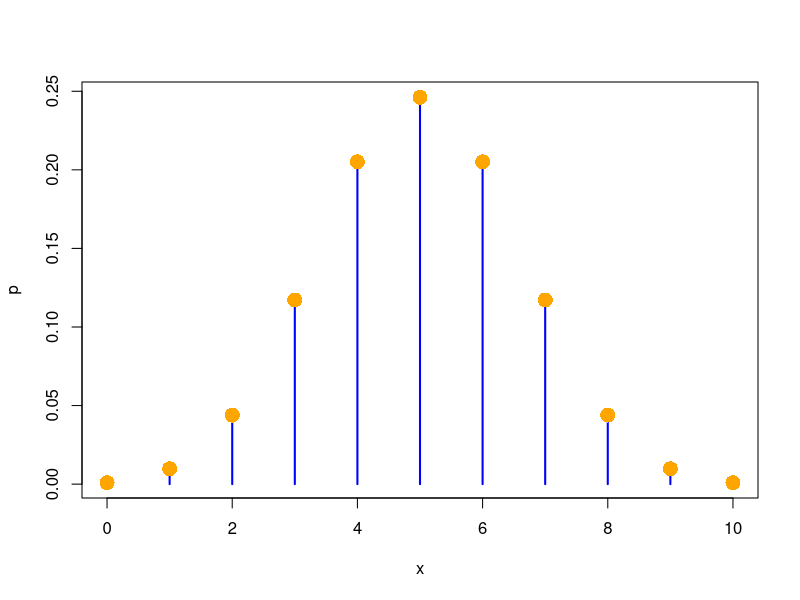
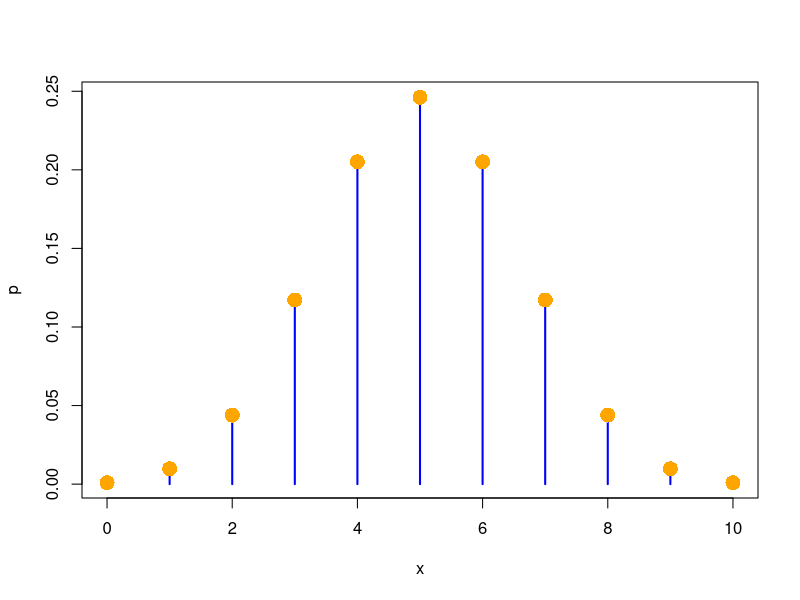
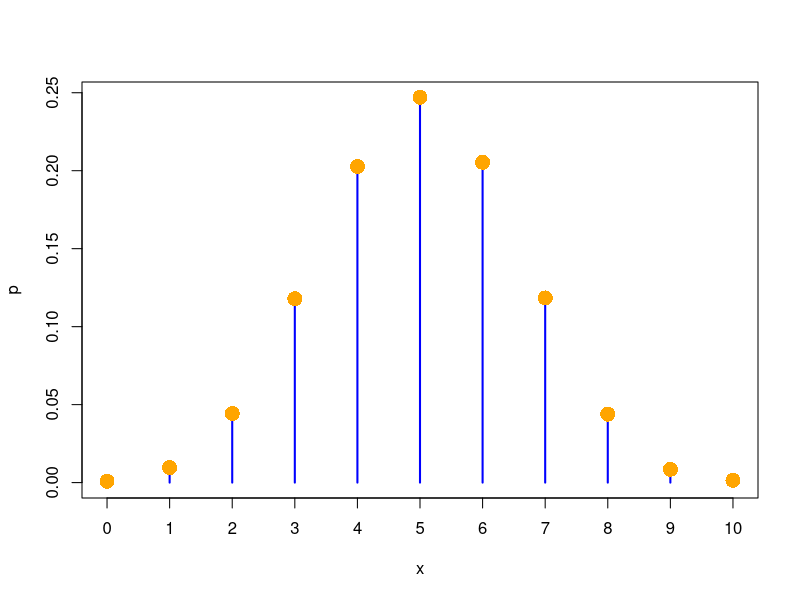
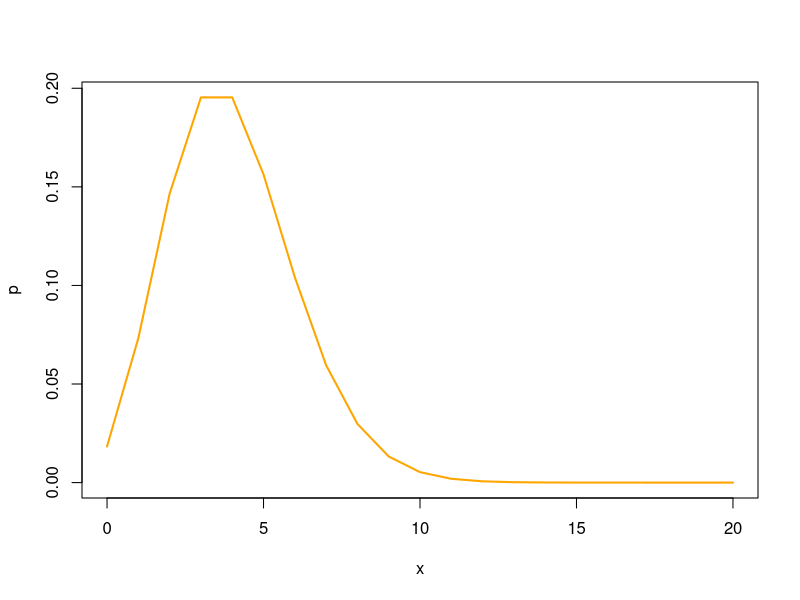
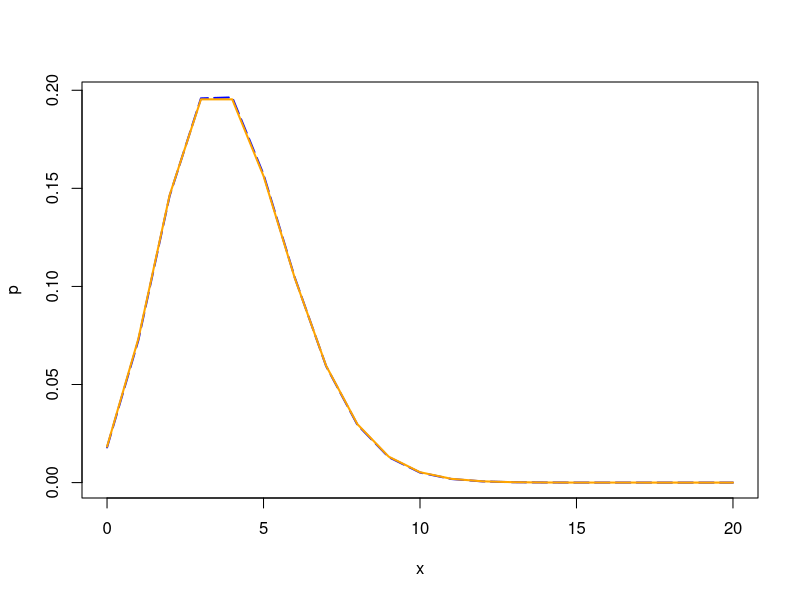
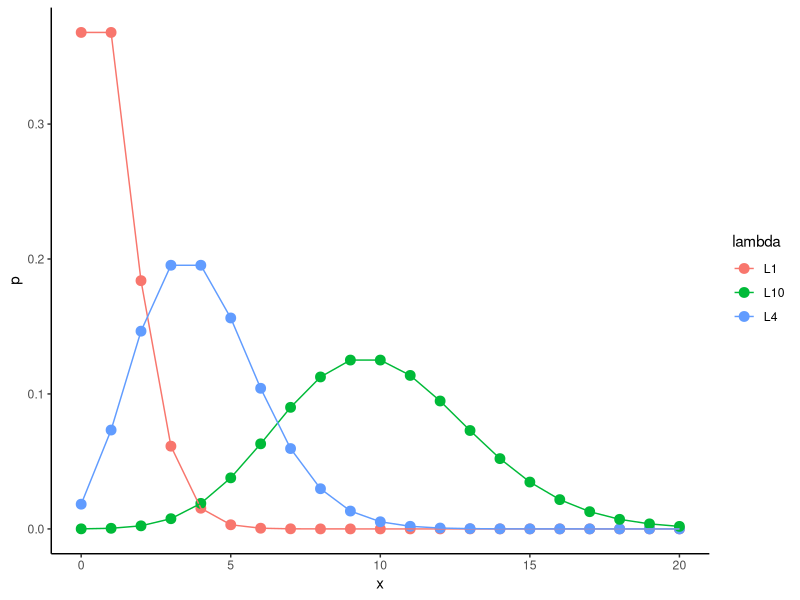

Write R code to recreate these figures, in order.
## ---- chunk 1
knitr::opts_chunk$set(echo = TRUE)
## ---- chunk 2
p <- 0.5 # male
q <- 1 # female
n <- 10 # number of trial
x <- 3 # number of male

#using formula
p3 <- choose(n,x)*p^x*q^(n-x)
p3
## ---- chunk 3
dbinom(x,size = n,prob = p)
## ---- chunk 4
# density plot
x <- 0:n
dens <- dbinom(x,size = n,prob = p) # density for the binomial distribution
plot(x,dens,type = "h", lwd = 2, col = "blue",ylab = "p")
points(x,dens,pch = 16,cex = 2,col = "orange")
## ---- chunk 5
# distribution plot
dist <- pbinom(x,size = n,prob = p) # distribution for the binomial distribution
plot(x,dens,type = "h", lwd = 2, col = "blue",ylab = "p")
points(x,dens,pch = 16,cex = 2,col = "orange")
## ---- chunk 6
# calculate the population expectation, variance and moment
mu <- n*p
sigma2 <- n*p*(1-p)

#sampling
set.seed(123456)
N <- 10000
x <- rbinom(N,size = n,prob = p) # random generation for the binomial distribution
y <- table(x)/length(x)
plot(y,xlim = c(0,n),type = "h",lwd = 2,col = "blue",xlab = "x",ylab = "p")
points(as.numeric(names(y)),y,pch = 16,cex = 2,col = "orange")
## ---- chunk 7
# mean, sd and skewness/kurtosis
mean(x)
var(x)
## ---- chunk 8
p <- 0.01 # male
q <- 1 - p # female
n <- 400 # number of trial
x <- 5 # number of male

# using binomial distribution
dbinom(x,size = n,prob = p)

# using Poisson distribution for approximation
lambda <- n*p
dpois(x,lambda = lambda)

# density plot
x <- 0:20
dens <- dpois(x,lambda = lambda) # density for the Poisson distribution
plot(x,dens,type = "l",lwd = 2,col = "orange",ylab = "p")

# Compare the Poisson and bionomial distributions
p <- 0.01
n <- 400
x <- 0:20
bd <- dbinom(x,size = n,prob = p)
pd <- dpois(x,lambda = n*p)

plot(x,bd,type = "l",ylab = "p",col = "blue",lwd = 2,lty = 5)
lines(x,pd,col = "orange",lwd = 2)

# with different lambda
lambdas <- c(1,4,10)
x <- 0:20
ps <- lapply(lambdas,function(lambda){
  dpois(x,lambda = lambda)
})

# list --> data.frame
ps <- as.data.frame(ps,col.names = sprintf("L%s",lambdas))

# reformat: wide --> long
library(tidyr)
df <- data.frame(x = x,ps)%>%gather(lambda,p,L1:L10)
library(ggplot2)
df%>%ggplot(aes(x,p,color = lambda)) + 
  geom_point(size = 3) + geom_line() + 
  theme_classic()
## ---- chunk 9
# dhtper(x,m,n,k,log = FALSE)
m <- 10;n <- 7;k <- 8
x <- 0:(k+1)
rbind(phyper(x,m,n,k),dhyper(x,m,n,k))
all(phyper(x,m,n,k) == cumsum(dhyper(x,m,n,k)))
